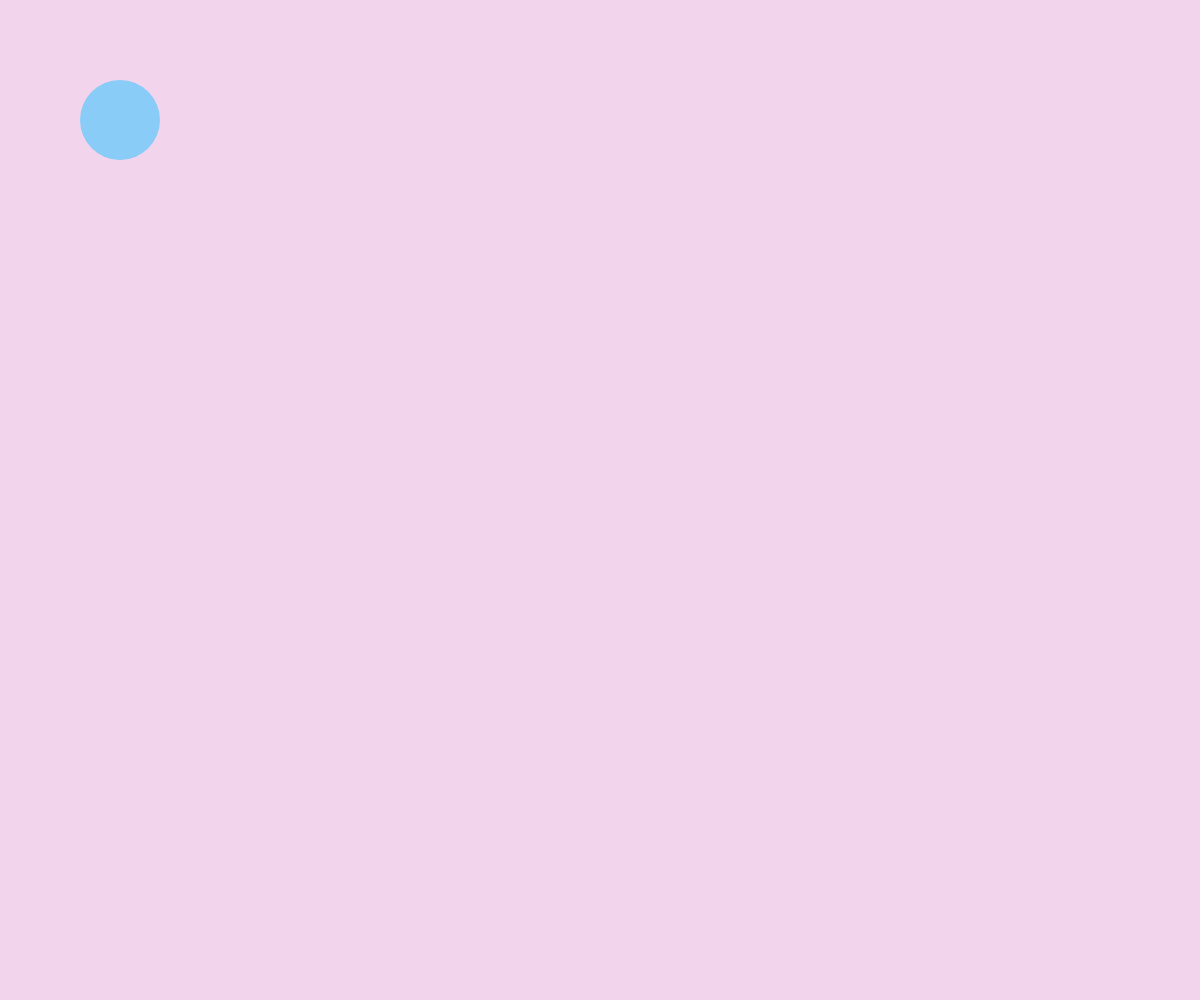
Frame 1 (no input)
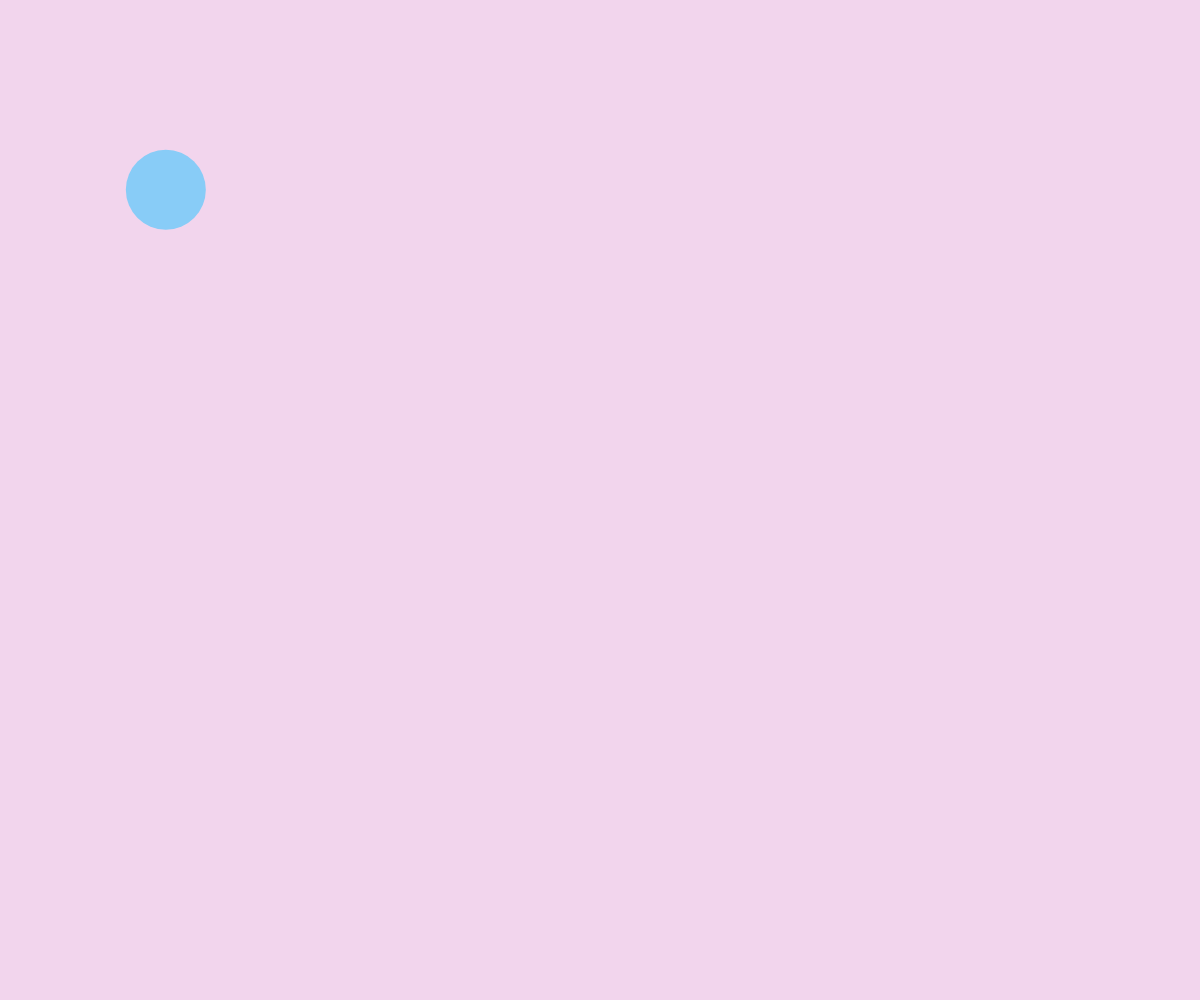
Frame 60 (no input)
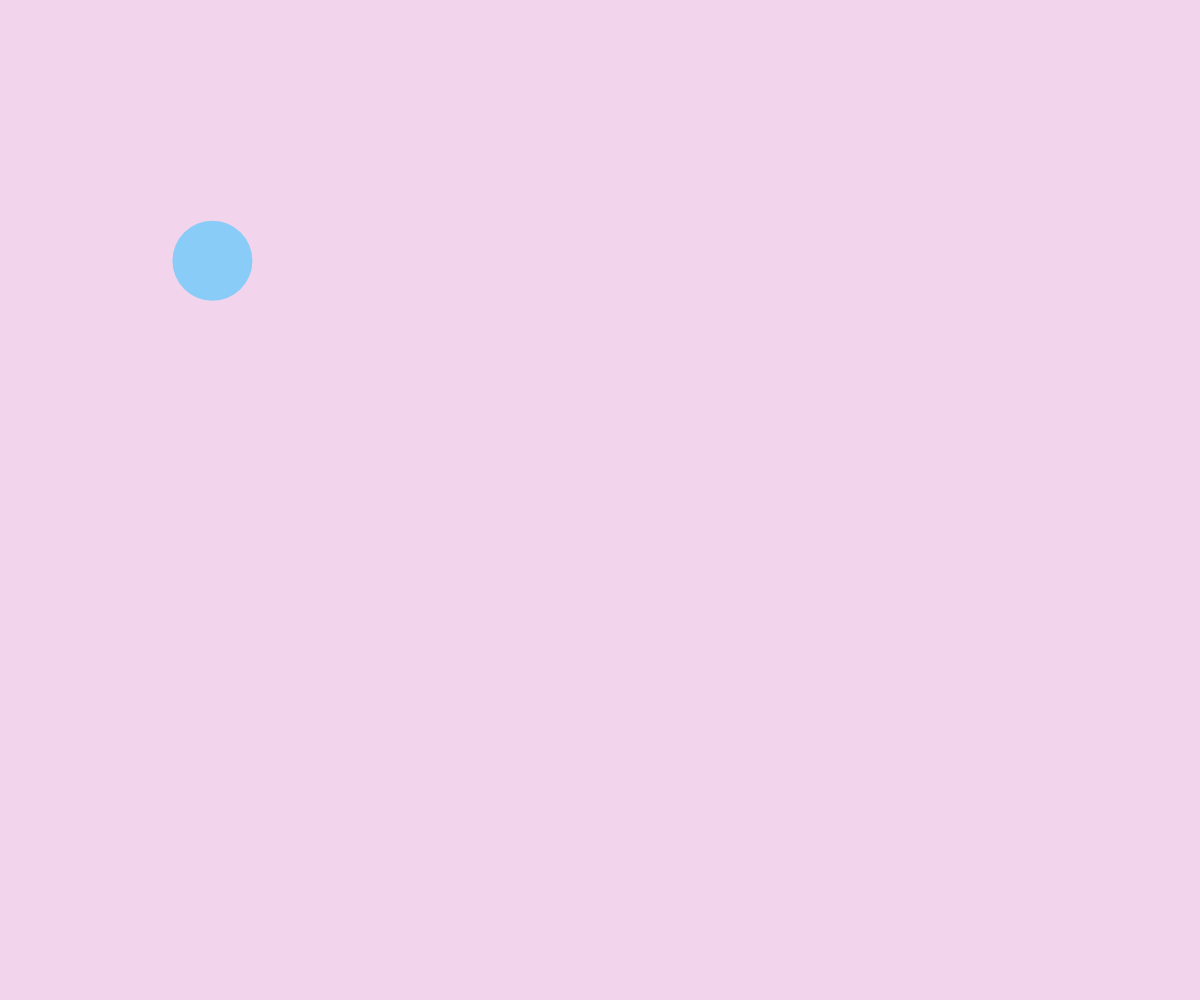
Frame 120 (the mouse pressed at the canvas centre since frame 60)

The p5.js sketch that drew these frames (run headless with seeded random() and noise() and a simulated clock; from frame 60 on, the mouse is pressed at the canvas centre):

// p5.js sketch
// ── sketch.js
let circle;
let circleAmount = 6;

function setup() {
    createCanvas(windowWidth, windowHeight);
for(let i = 0; i < circleAmount; i++){
  circle = new Circle(60, 60, 80, ('rgb(136, 204, 247)'))
    }
  }

function draw() {
    background('rgb(242, 213, 237)');
frameRate(200);
circle.show();
circle.move();
circle.bounce();
}

class Circle {
    constructor(x, y, size, color) {
        this.color = color;
        this.size = size;
        this.rad = this.size / 2;
        this.x = x;
        this.y = y;
        this.movX = random(-2, 2);
        this.movY = random(-2, 2);
    }

    show() {
      push();
      noStroke();
      fill(this.color);
      translate(this.x, this.y);
      ellipse(60,60,this.size);
      pop();
    }

    move() {
      this.x += this.movX;
      this.y += this.movY;
    }
   bounce() {
     if(this.x + this.rad >= height || this.x - this.rad <= 0){
       this.movX *= -1;
     }
     if(this.y + this.rad >= height || this.y -this.rad <= 0) {
       this.movY *= -1;
     }
   }
}
